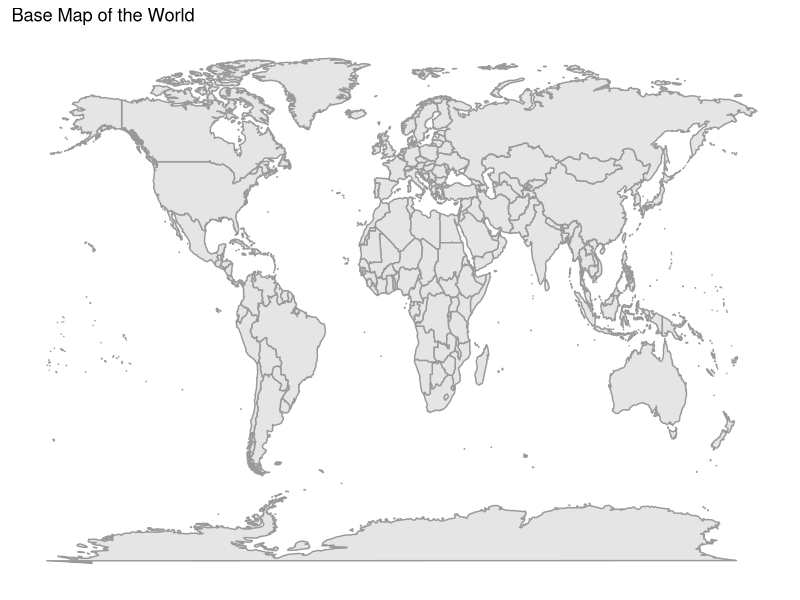
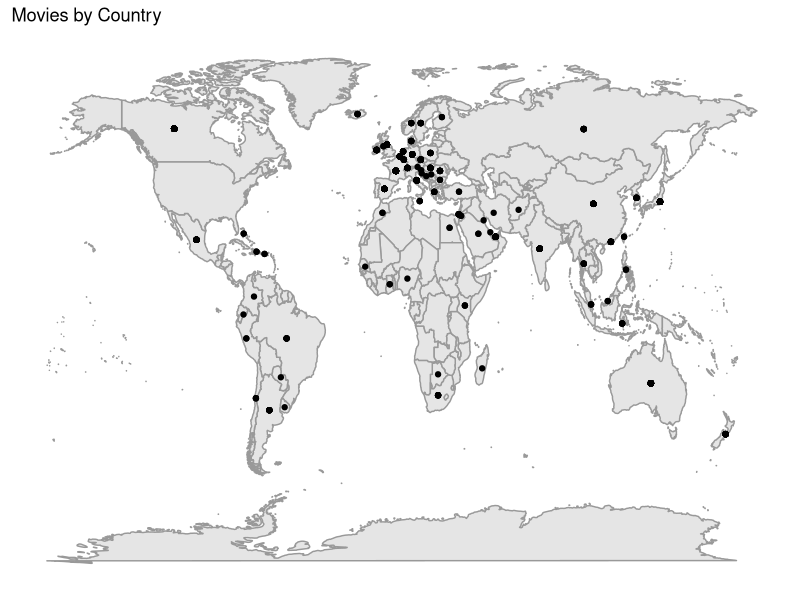
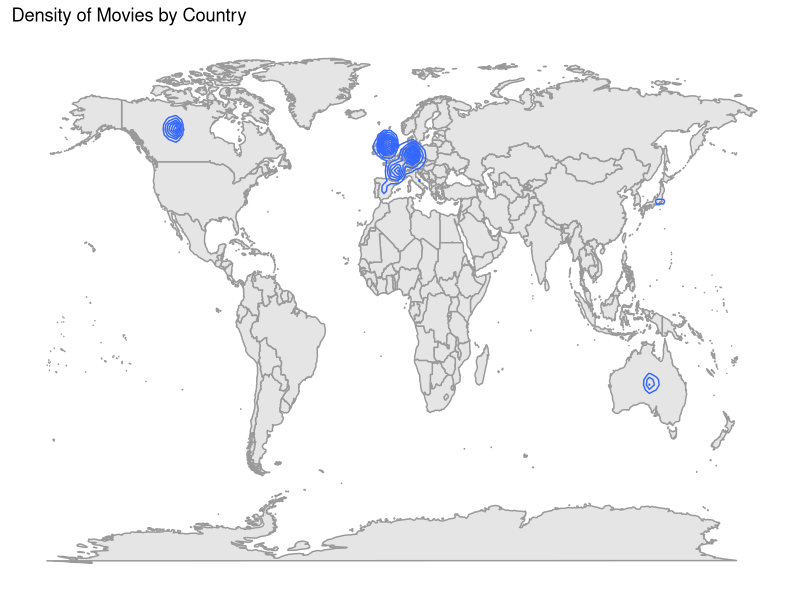
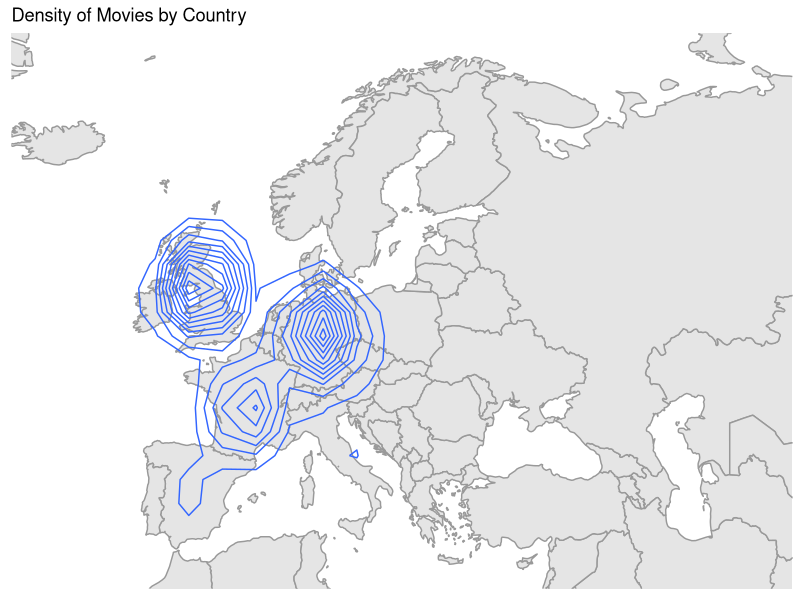
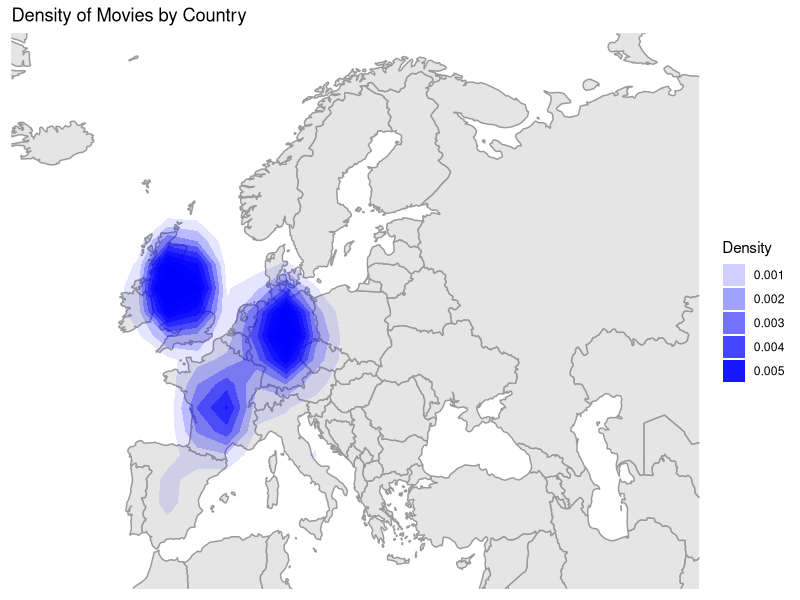
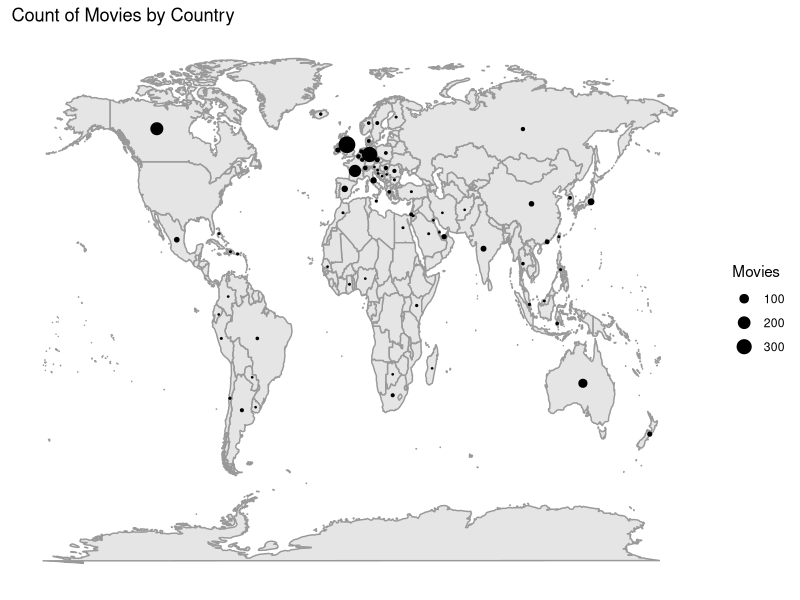
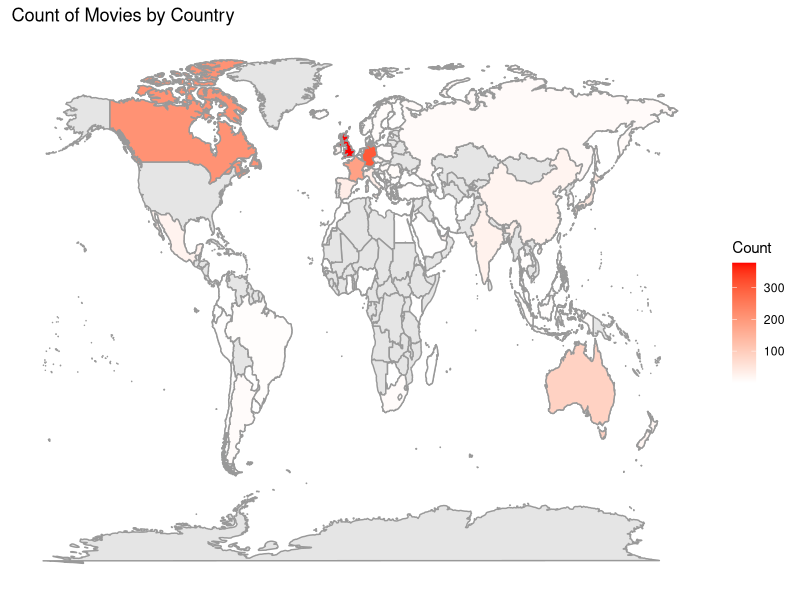

These figures' R source, in order: (Note: this script raises an error after producing the figures.)
# Load ggplot2
library(ggplot2)
require("maps");
# Create a base map (no data)
ggplot() +
    borders(
        database = "world",
        colour = "grey60",
        fill = "grey90") +
    ggtitle("Base Map of the World") +
    xlab("") +
    ylab("") +
    theme(
        panel.background = element_blank(),
        axis.title.x=element_blank(),
        axis.text.x=element_blank(),
        axis.ticks.x=element_blank(),
        axis.title.y=element_blank(),
        axis.text.y=element_blank(),
        axis.ticks.y=element_blank())

# Set working directory setwd("C:/Pluralsight")
setwd("F:/Disk_X/Kinito.Revolution/2-files");

# Read movies by country from CSV file
movies <- read.csv("Movies by Country.csv")

# Peek at movies by country
head(movies)

# Create a dot density map
ggplot(
    data = movies) +
    borders(
        database = "world",
        colour = "grey60",
        fill = "grey90") +
    geom_point(
        aes(
            x = Longitude,
            y = Latitude)) +
    ggtitle("Movies by Country") +
    xlab("") +
    ylab("") +
    theme(
        panel.background = element_blank(),
        axis.title.x=element_blank(),
        axis.text.x=element_blank(),
        axis.ticks.x=element_blank(),
        axis.title.y=element_blank(),
        axis.text.y=element_blank(),
        axis.ticks.y=element_blank())

# Create a contour map
ggplot(
    data = movies) +
    borders(
        database = "world",
        colour = "grey60",
        fill = "grey90") +
    geom_density2d(
        aes(
            x = Longitude,
            y = Latitude)) +
    ggtitle("Density of Movies by Country") +
    xlab("") +
    ylab("") +
    theme(
        panel.background = element_blank(),
        axis.title.x=element_blank(),
        axis.text.x=element_blank(),
        axis.ticks.x=element_blank(),
        axis.title.y=element_blank(),
        axis.text.y=element_blank(),
        axis.ticks.y=element_blank())

# Zoom into a map
ggplot(
    data = movies) +
    borders(
        database = "world",
        colour = "grey60",
        fill = "grey90") +
    coord_cartesian(
        xlim = c(-20, 59),
        ylim = c(35, 71)) +
    geom_density2d(
        aes(
            x = Longitude,
            y = Latitude)) +
    ggtitle("Density of Movies by Country") +
    xlab("") +
    ylab("") +
    theme(
        panel.background = element_blank(),
        axis.title.x=element_blank(),
        axis.text.x=element_blank(),
        axis.ticks.x=element_blank(),
        axis.title.y=element_blank(),
        axis.text.y=element_blank(),
        axis.ticks.y=element_blank())

# Create a level map
ggplot(
    data = movies) +
    borders(
        database = "world",
        colour = "grey60",
        fill = "grey90") +
    coord_cartesian(
        xlim = c(-20, 59),
        ylim = c(35, 71)) +
    stat_density2d(
        aes(
            x = Longitude,
            y = Latitude,
            alpha = ..level..),
        geom = "polygon",
        fill = "blue") +
    ggtitle("Density of Movies by Country") +
    xlab("") +
    ylab("") +
    labs(alpha = "Density") +
    theme(
        panel.background = element_blank(),
        axis.title.x=element_blank(),
        axis.text.x=element_blank(),
        axis.ticks.x=element_blank(),
        axis.title.y=element_blank(),
        axis.text.y=element_blank(),
        axis.ticks.y=element_blank())

# Read countries from CSV file
countries <- read.csv("Countries.csv")

# Peek at countries
head(countries)

# Create a bubble map
ggplot(
    data = countries) +
    borders(
        database = "world",
        colour = "grey60",
        fill = "grey90") +
    geom_point(
        aes(
            x = Longitude,
            y = Latitude,
            size = Count)) +
    scale_size_area(
        max_size = 5) +
    ggtitle("Count of Movies by Country") +
    xlab("") +
    ylab("") +
    labs(size = "Movies") +
    theme(
        panel.background = element_blank(),
        axis.title.x=element_blank(),
        axis.text.x=element_blank(),
        axis.ticks.x=element_blank(),
        axis.title.y=element_blank(),
        axis.text.y=element_blank(),
        axis.ticks.y=element_blank())

# Load map data as dataframe
map <- map_data("world")

# Peek at the map data
head(map)

# Load dplyr
library(dplyr)

# Join countries and map data
countries2 <- countries %>%
    left_join(map,
        by = c("Country" = "region")) %>%
    select(
        Country,
        Longitude = long,
        Latitude = lat,
        Group = group,
        Order = order,
        Count) %>%
    arrange(Order) %>%
    as.data.frame()

# Peek at results
head(countries2)

# Create a choropleth
ggplot(
    data = countries2) +
    borders(
        database = "world",
        colour = "grey60",
        fill = "grey90") +
    geom_polygon(
        aes(
            x = Longitude,
            y = Latitude,
            group = Group,
            fill = Count),
        color = "grey60") +
    scale_fill_gradient(
        low = "white",
        high = "red") +
    ggtitle("Count of Movies by Country") +
    xlab("") +
    ylab("") +
    labs(color = "Movies") +
    theme(
        panel.background = element_blank(),
        axis.title.x=element_blank(),
        axis.text.x=element_blank(),
        axis.ticks.x=element_blank(),
        axis.title.y=element_blank(),
        axis.text.y=element_blank(),
        axis.ticks.y=element_blank())

# Reproject a map
ggplot(
    data = countries2) +
    borders(
        database = "world",
        colour = "grey60",
        fill = "grey90") +
    coord_map(
        projection = "ortho",
        orientation = c(41, -74, 0)) +
    geom_polygon(
        aes(
            x = Longitude,
            y = Latitude,
            group = Group,
            fill = Count),
        color = "grey60") +
    scale_fill_gradient(
        low = "white",
        high = "red") +
    ggtitle("Count of Movies by Country") +
    xlab("") +
    ylab("") +
    labs(color = "Movies") +
    theme(
        panel.background = element_blank(),
        axis.title.x=element_blank(),
        axis.text.x=element_blank(),
        axis.ticks.x=element_blank(),
        axis.title.y=element_blank(),
        axis.text.y=element_blank(),
        axis.ticks.y=element_blank())

# Map projection help files
?mapproject
